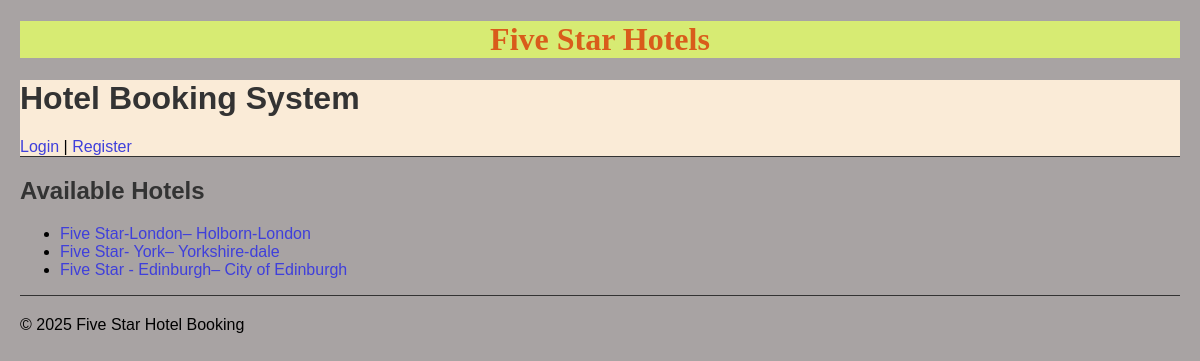
The page /booking/ on the database its author committed.
### booking/models.py (models this page shows, shortened)
class Hotel(models.Model):
    name = models.CharField(max_length=100)
    location = models.CharField(max_length=100)
    description = models.TextField()

### booking/views.py (the view)
# urls.py: path('', views.hotel_list, name='hotel_list'),
def hotel_list(request):
    hotels = Hotel.objects.all()
    return render(request, 'booking/hotel_list.html', {'hotels': hotels})

### booking/templates/booking/hotel_list.html
{% extends 'base.html' %}
{% block content %}
  <h2>Available Hotels</h2>
    <ul>
      {% for hotel in hotels %}
        <li><a href="{% url 'booking:room_list' hotel.id %}">{{ hotel.name }}– {{ hotel.location }}</a></li>
      {% empty %}
        <li>No hotels available.-log into admin to add one.</li>
      {% endfor %}
    </ul>
{% endblock %}

### booking/static/css/style.css (style rules this page uses)
body { font-family: Arial, sans-serif; margin: 20px; background-color: hwb(0 64% 34%); }
h1, h2 { color: #333; }
a { text-decoration: none; color:#3f3fdb; }

### rows shown on the page
Hotel: name "Five Star-London", location "Holborn-London"
Hotel: name "Five Star- York", location "Yorkshire-dale"
Hotel: name "Five Star - Edinburgh", location "City of Edinburgh"
